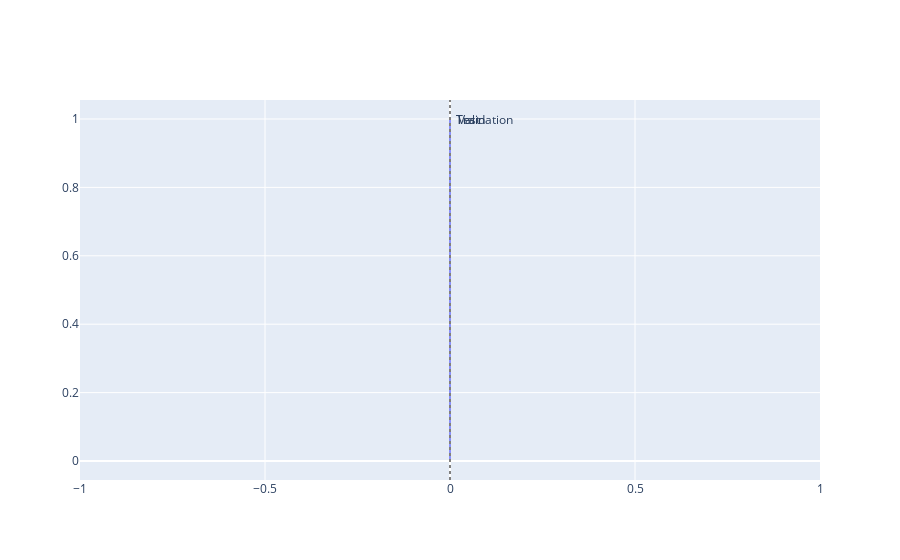

Notebook code for this chart:
### Code cell
# TODO Fix index for pred
# TODO add graph showing x and vertical lines when y = 1
pred.plot()

### Figure 1 — Plotly figure (JSON) as saved in the notebook; plotly's stock layout.template omitted (floating-point values rounded to 4 significant figures; data arrays with more than 128 entries replaced by an {"elided": "..."} marker saying what was removed)
{"data": [{"line": {"width": 1.5}, "mode": "lines", "name": "Open", "type": "scatter", "x": {"elided": "10000 int values"}, "y": {"elided": "10000 int values"}}], "layout": {"annotations": [{"showarrow": false, "text": "Train", "x": 0, "xshift": 20, "y": 1}, {"showarrow": false, "text": "Validation", "x": 0, "xshift": 35, "y": 1}, {"showarrow": false, "text": "Test", "x": 0, "xshift": 18, "y": 1}], "shapes": [{"line": {"color": "gray", "dash": "dot"}, "opacity": 1, "type": "line", "x0": 0, "x1": 0, "xref": "x", "y0": 0, "y1": 1, "yref": "y domain"}, {"line": {"color": "gray", "dash": "dot"}, "opacity": 1, "type": "line", "x0": 0, "x1": 0, "xref": "x", "y0": 0, "y1": 1, "yref": "y domain"}, {"line": {"color": "gray", "dash": "dot"}, "opacity": 1, "type": "line", "x0": 0, "x1": 0, "xref": "x", "y0": 0, "y1": 1, "yref": "y domain"}]}}
